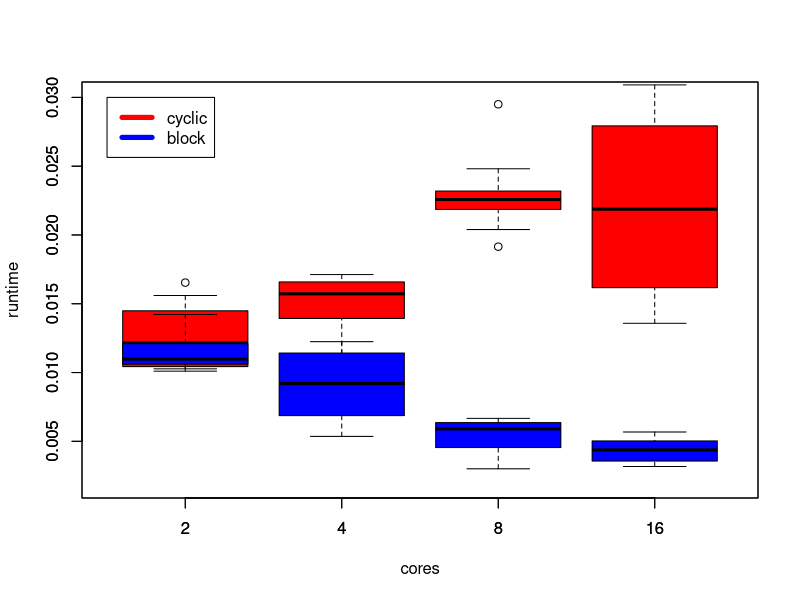

Write the R code that produced this figure.
setwd("~/git/ParallelProgrammingReports/topic_6/daxpy")
data<-read.csv("slurm-6330834.txt", header=FALSE, sep=" ")
data_assembled<-data.frame("cores"=data[1:40,1], "block"=data[which(data[,2]>1),3], "cycle"=data[which(data[,2]==1),3])
boxplot(cycle~cores, data=data_assembled, ylim=c(0.002, 0.03), col='red', xlab="cores", ylab="runtime")
boxplot(block~cores, data=data_assembled, add=TRUE, col='blue')
legend(0.5,0.03, c("cyclic","block"), lty=c(1,1), lwd=c(5,5),col=c("red", "blue"))
